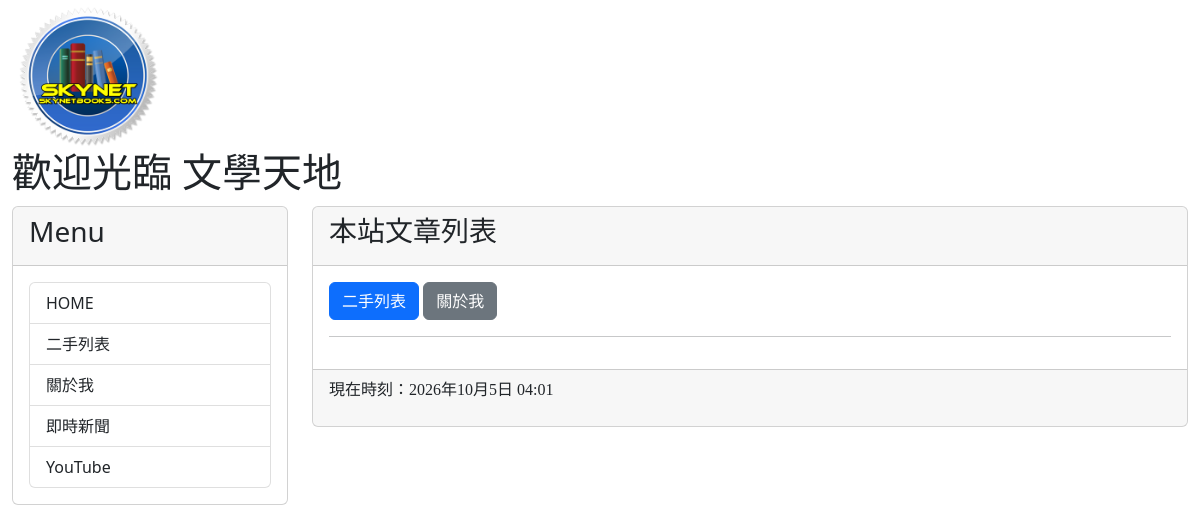
The app's page /, older data.
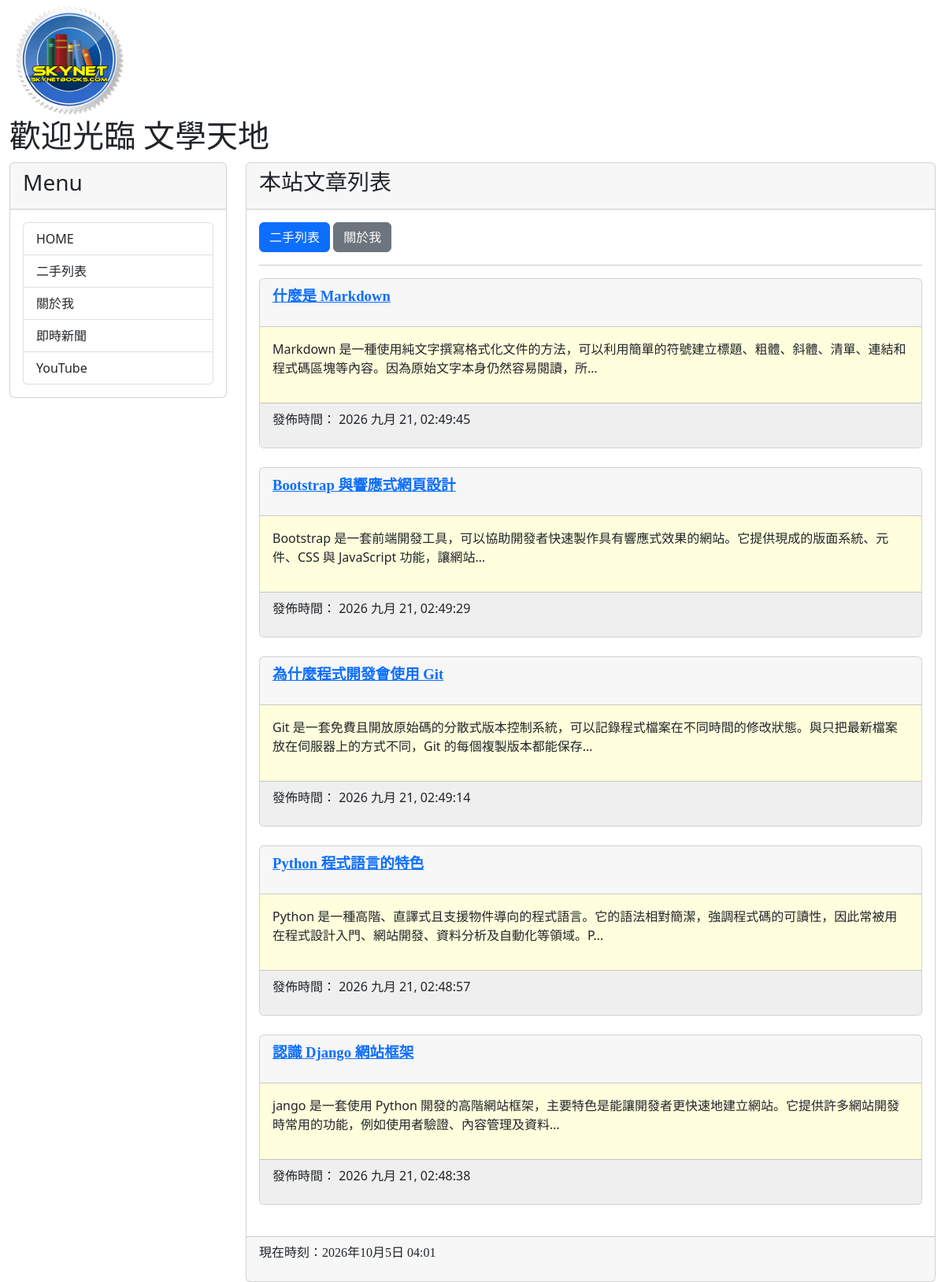
The same page, newer data.
### mysite/models.py (models this page shows, shortened)
class Post(models.Model):
    title = models.CharField(max_length=200)
    slug = models.CharField(max_length=200)
    body = models.TextField()
    pub_date = models.DateTimeField(auto_now_add=True)
    class Meta:
        ordering = ('-pub_date',)

### mysite/views.py (the view)
# urls.py: path('', homepage),
def homepage(request):
    posts = Post.objects.all()
    now = datetime.now()
    return render(request, 'index.html', locals())

### mysite/templatetags/markdown_extras.py (called while the page is built)
@register.filter
@stringfilter
def convert_markdown(text):
    return markdown.markdown(text)

### templates/index.html (shortened to what this page needs)
{% extends 'base.html' %}
{% load markdown_extras %}
{% block headmessage %}
<h3 style="font-family:標楷體;">
    本站文章列表
</h3>
{% endblock %}
{% block content %}
<div class="mb-3">
    <a href="/list/" class="btn btn-primary">
        二手列表
    </a>
    <a href="/about/" class="btn btn-secondary">
        關於我
    </a>
</div>
<hr>
{% for post in posts %}
<div class="card">
    <div class="card-header">
        <p style="font-family:微軟正黑體;
                  font-size:14pt;
                  font-weight:bold;">
            <a href="/post/{{ post.slug }}/">
                {{ post.title }}
            </a>
        </p>
    </div>
    <div class="card-body"
         style="background-color:#ffffdd;">
        {{ post.body | truncatechars:80 | convert_markdown | safe }}
    </div>
    <div class="card-footer"
         style="background-color:#efefef;">
        <p>
            發佈時間：
            {{ post.pub_date | date:"Y M d, H:i:s" }}
        </p>
    </div>
</div>
<br>
{% endfor %}
{% endblock %}

### templates/base.html (shortened to what this page needs)
<!DOCTYPE html>
<html>
<head>
    <link href="https://cdn.jsdelivr.net/npm/bootstrap@5.2.2/dist/css/bootstrap.min.css"
          rel="stylesheet">
</head>
<body>
<div class="container-fluid">
    {% include 'header.html' %}
    <div class="row">
        <div class="col-sm-3 col-md-3">
            <div class="card">
                <div class="card-header">
                    <h3>Menu</h3>
                </div>
                <div class="card-body">
                    <div class="list-group">
                        <a href="/" class="list-group-item">
                            HOME
                        </a>
                        <a href="/list/" class="list-group-item">
                            二手列表
                        </a>
                        <a href="/about/" class="list-group-item">
                            關於我
                        </a>
                        <a href="https://google.com/news" class="list-group-item">
                            即時新聞
                        </a>
                        <a href="https://youtube.com/" class="list-group-item">
                            YouTube
                        </a>
                    </div>
                </div>
            </div>
        </div>
        <div class="col-sm-9 col-md-9">
            <div class="card">
                <div class="card-header">
                    {% block headmessage %}
                    {% endblock %}
                </div>
                <div class="card-body">
                    {% block content %}
                    {% endblock %}
                </div>
                <div class="card-footer">
                    {% include 'footer.html' %}
                </div>
            </div>
        </div>
    </div>
</div>
</body>
</html>

### templates/header.html
{% load static %}
<div>
    <img src="{% static 'images/logo.png' %}" width="150">
    <h1 style="font-family:微軟正黑體;">
        歡迎光臨 文學天地
    </h1>
</div>

### templates/footer.html
{% block footer %}
{% if now %}
<p style="font-family:微軟正黑體;">
    現在時刻：{{ now }}
</p>
{% else %}
<p style="font-family:微軟正黑體;">
    本文內容取自網路，如有侵權請來信通知下架...
</p>
{% endif %}
{% endblock %}

Row changes from the older to the newer data that the page shows:
added Post: title "什麼是 Markdown", body|convert_markdown "Markdown 是一種使用純文字撰寫格式化文件的方法，可以利用簡單的符號建立標題、粗體、斜體、清單、連結和程式碼區塊等內容。因為原始文字本身仍然容易閱讀，所…", pub_date "2026 九月 21, 02:49:45"
added Post: title "Bootstrap 與響應式網頁設計", body|convert_markdown "Bootstrap 是一套前端開發工具，可以協助開發者快速製作具有響應式效果的網站。它提供現成的版面系統、元件、CSS 與 JavaScript 功能，讓網站…", pub_date "2026 九月 21, 02:49:29"
added Post: title "為什麼程式開發會使用 Git", body|convert_markdown "Git 是一套免費且開放原始碼的分散式版本控制系統，可以記錄程式檔案在不同時間的修改狀態。與只把最新檔案放在伺服器上的方式不同，Git 的每個複製版本都能保存…", pub_date "2026 九月 21, 02:49:14"
added Post: title "Python 程式語言的特色", body|convert_markdown "Python 是一種高階、直譯式且支援物件導向的程式語言。它的語法相對簡潔，強調程式碼的可讀性，因此常被用在程式設計入門、網站開發、資料分析及自動化等領域。P…", pub_date "2026 九月 21, 02:48:57"
added Post: title "認識 Django 網站框架", body|convert_markdown "jango 是一套使用 Python 開發的高階網站框架，主要特色是能讓開發者更快速地建立網站。它提供許多網站開發時常用的功能，例如使用者驗證、內容管理及資料…", pub_date "2026 九月 21, 02:48:38"
